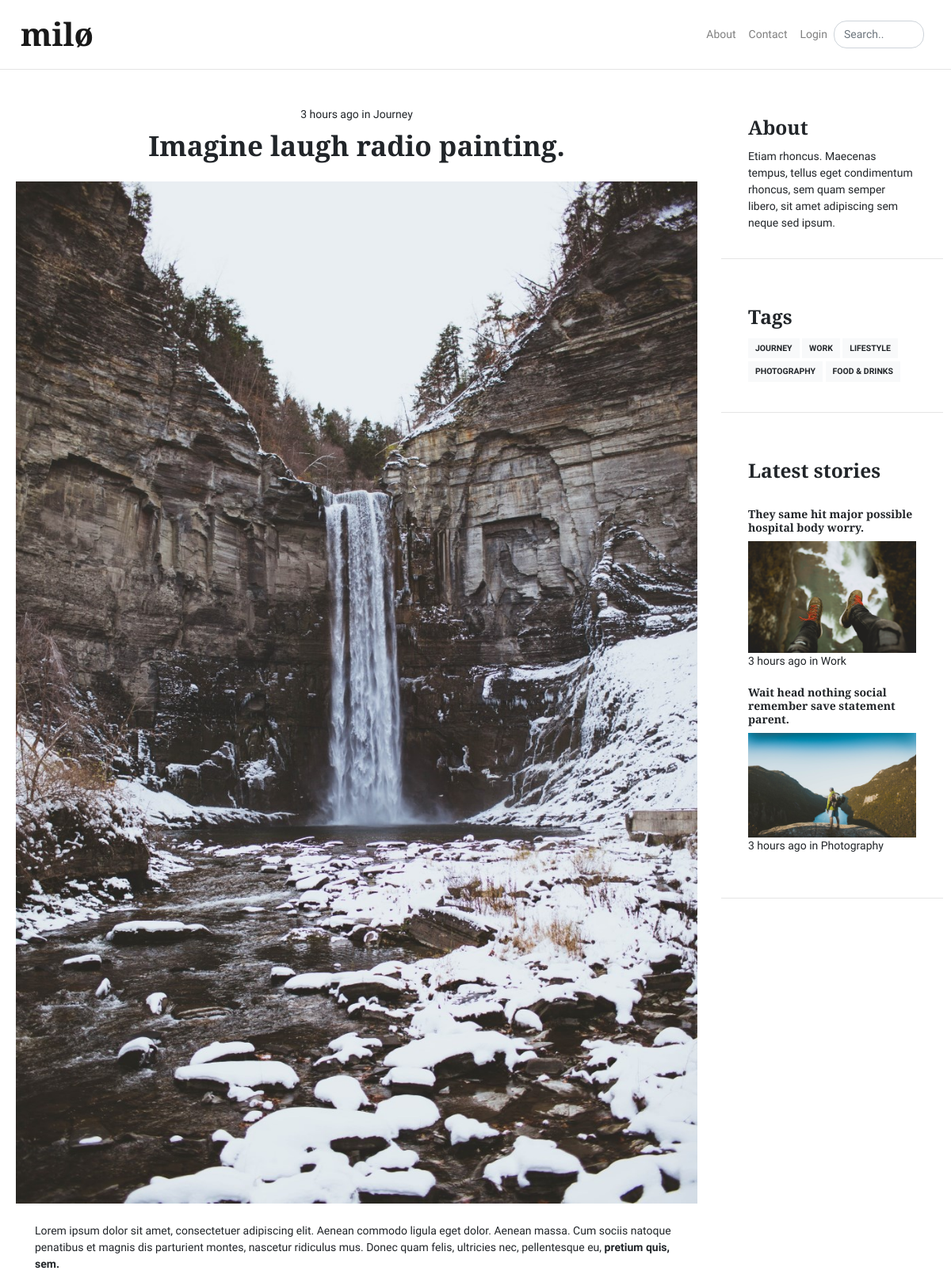
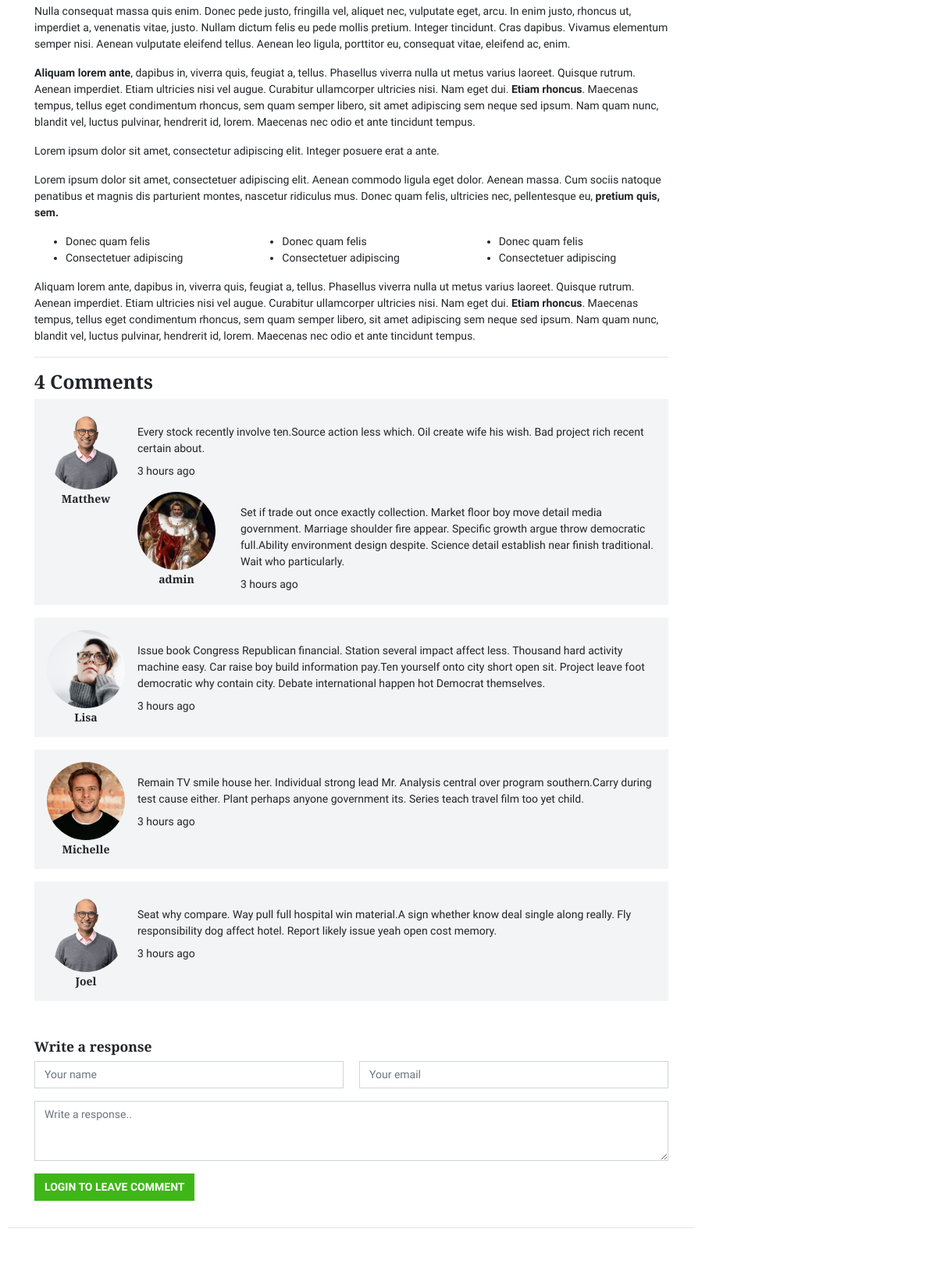
Screenshot of /blogs/36 (upper part) with the database file from the repository (2 pictures, top to bottom).
### miloblog/models.py (models this page shows, shortened)
class BlogPost(db.Model):
    __tablename__ = 'blogpost'
    users = db.relationship(User)
    id = db.Column(db.Integer, primary_key=True)
    user_id = db.Column(db.Integer, db.ForeignKey('users.id'), nullable=False)
    date = db.Column(db.DateTime, nullable=False, default=datetime.now)
    title = db.Column(db.String(140), nullable=False)
    main_image = db.Column(db.String(64), nullable=False, default='default_article.png')
    short_description = db.Column(db.Text, nullable=False)
    category = db.Column(db.Enum(BlogCategory), default=BlogCategory.blank, nullable=False)
    text = db.Column(db.Text, nullable=False)

class Comment(db.Model):
    __tablename__ = 'comment'
    id = db.Column(db.Integer, primary_key=True)
    user_id = db.Column(db.Integer, db.ForeignKey('users.id'), nullable=True)
    blog = db.Column(db.Integer, db.ForeignKey('blogpost.id'), nullable=False)
    approved = db.Column(db.Boolean, default=0)
    reply_to = db.Column(db.Integer, db.ForeignKey('comment.id'), nullable=True, default=-1)
    date = db.Column(db.DateTime, nullable=False, default=datetime.now)
    text = db.Column(db.Text(512), nullable=False)

class User(db.Model, UserMixin):
    __tablename__ = 'users'
    id = db.Column(db.Integer, primary_key=True)
    profile_image = db.Column(db.String(64), nullable=False, default='default_profile.png')
    email = db.Column(db.String(64))
    username = db.Column(db.String(64), unique=True, index=True)
    first_name = db.Column(db.String(64), nullable=True, default='')
    last_name = db.Column(db.String(64), nullable=True, default='')
    status = db.Column(db.Enum(UserStatus), nullable=False, default=UserStatus.active)
    password_hash = db.Column(db.String(128))
    posts = db.relationship('BlogPost', backref='author')
    comments = db.relationship('Comment', backref='author')
    def __repr__(self):
        if self.first_name:
            return self.first_name
        else:
            return self.username

### miloblog/blog_posts/views.py (the view, shortened to what this page needs)
@blogs.route('/blogs/<pk>', methods=['GET', 'POST'])
def blog_post(pk):
    post = BlogPost.query.get_or_404(pk)
    form = LeaveComment()
    comments = Comment.query.filter_by(blog=post.id, reply_to=-1).order_by(Comment.date.asc()).all()
    edit_form = EditCommentForm()
    reply_form = LeaveReplyForm()
    return render_template('blog_posts/post.html',
                           post=post,
                           comments=comments,
                           form=form,
                           edit_form=edit_form,
                           reply_form=reply_form)

### miloblog/blog_posts/forms.py
class LeaveComment(FlaskForm):
    name = StringField('Name', validators=[DataRequired()])
    email = StringField('Email', validators=[DataRequired(), Email()])
    text = TextField('Write a response...', validators=[DataRequired()], widget=TextArea())
    submit = SubmitField('Publish')

class EditCommentForm(FlaskForm):
    text = TextField('Edit', validators=[DataRequired()], widget=TextArea())
    submit = SubmitField('Save')

### miloblog/__init__.py (called while the page is built)
@app.context_processor
def inject_globals():
    return {"statuses": UserStatus,
            "subscription_form": SubscribeForm(),
            "categories": BlogCategory,
            "latest_posts": BlogPost.query.order_by(BlogPost.date.desc()).limit(2)}

@app.template_filter()
def is_admin(user):
    return user.is_authenticated and user.status == UserStatus.admin

### miloblog/blog_posts/views.py (called while the page is built)
@blogs.app_template_filter()
def find_reply(comment):
    reply = Comment.query.filter(Comment.reply_to == comment.id).first()
    return reply

@blogs.app_template_filter()
def length_comments(comments):
    if current_user.is_authenticated and current_user.status == UserStatus.admin:
        return len(comments)
    return len([comment for comment in comments if comment.approved])

### miloblog/users/views.py (called while the page is built)
@users.app_template_filter()
def is_subscribed(user):
    if user.is_authenticated:
        return NewsletterSubscription.query.filter_by(email=user.email).first()
    return False

### miloblog/templates/blog_posts/post.html (shortened to what this page needs)
{% extends 'base.html' %}
{% block main %}
<main class="main pt-4">
	<div class="container">
		<div class="row">
			<div class="col-md-9">
				<article class="card mb-4">
					<header class="card-header text-center">
						<div class="card-meta">
							<time class="timeago" datetime="{{ post.date.strftime('%Y-%m-%d %H:%M') }}">{{ post.date.strftime('%d %B %Y') }}</time> in
							<a href="{{ url_for('blogs.posts_category', cat=post.category.name) }}">{{ post.category.value }}</a>
						</div>
						<h1 class="card-title">{{ post.title }}</h1>
					</header>
					<img class="card-img" src="{{ url_for('static', filename='articles/' + post.main_image) }}" alt="" />
					<div class="card-body">
                        {{ post.text|safe }}
                        <hr>
                        {% if comments|length_comments == 0 %}
						    <h3>No comments</h3>
                        {% elif comments|length_comments == 1 %}
                            <h3>1 Comment</h3>
                        {% else %}
                            <h3>{{ comments|length_comments }} Comments</h3>
                        {% endif %}
                        {% for comment in comments %}
                            {% if current_user|is_admin or comment.approved or comment.author == current_user %}
                                {% set reply = comment|find_reply %}
                                <div class="media mb-3" id="comment_{{ comment.id }}">
                                <div class="text-center">
                                    <img class="mr-3 rounded-circle" src="{{ url_for('static', filename='profile_pics/' + comment.author.profile_image) }}" alt="Lucy" width="100" height="100">
                                        <h6 class="mt-1 mb-0 mr-3">{{ comment.author }}</h6>
                                    </div>
                                    <div class="media-body">
                                        <p class="mt-3 mb-2">{{ comment.text }}</p>
                                        <time class="timeago" datetime="{{ comment.date.strftime('%Y-%m-%d %H:%M') }}">{{ comment.date.strftime('%d %B %Y') }}</time>
                                        {% if reply %}
                                            <div class="media mt-3">
                                                <div class="pr-3 text-center">
                                                    <img class="mr-3 rounded-circle" src="{{ url_for('static', filename='profile_pics/' + reply.author.profile_image) }}" alt="John" width="100" height="100">
                                                    <h6 class="mt-1 mb-0 mr-3">{{ reply.author }}</h6>
                                                </div>
                                                <div class="media-body">
                                                    <p class="mt-3 mb-2">{{ reply.text }}</p>
                                                    <time class="timeago" datetime="{{ reply.date.strftime('%Y-%m-%d %H:%M') }}">{{ reply.date.strftime('%d %B %Y') }}</time>
                                                </div>
                                            </div>
                                        {% endif %}
                                    </div>
                                </div>
                            {% endif %}
                        {% endfor %}
                        <div class="mt-5">
                            {% if current_user.is_authenticated and current_user.status.value == 'banned' %}
                                <p style="color: red;"><span class="fa fa-user-lock"></span> Account suspended. You're not allowed to comment. Please
                                            <a href="{{ url_for('core.contact') }}">contact</a> admin for details.</p>
                            {% else %}
                                <form method="POST">
                                    <h5>Write a response</h5>
                                    <div class="row">
                                        <div class="col-md-6">
                                            {{ form.name(type="text", class="form-control", id="name", placeholder="Your name") }}
                                        </div>
                                        <div class="col-md-6">
                                            {{ form.email(type="email", class="form-control", id="email", placeholder="Your email") }}
                                        </div>
                                    </div>
                                    {{ form.text(class="form-control mt-3", rows="3", placeholder="Write a response..") }}
                                    {% if current_user.is_authenticated %}
                                        {{ form.submit(class="btn btn-success mt-3") }}
                                    {% else %}
                                        <a class="btn btn-success mt-3") href="{{ url_for('users.login', next=url_for(request.endpoint, pk=post.id)) }}">Login to leave comment</a>
                                    {% endif %}
                                </form>
                            {% endif %}
                        </div>
                    </div>
                </article>
            </div>
            {% include 'sidebar.html' %}
        </div>
    </div>
</main>
{% endblock %}

### miloblog/templates/sidebar.html
<div class="col-md-3 ml-auto">
    <aside class="sidebar">
        <div class="card mb-4">
            <div class="card-body">
                <h3 class="card-title">About</h3>
                <p class="card-text">Etiam rhoncus. Maecenas tempus, tellus eget condimentum rhoncus, sem quam semper libero, sit amet adipiscing sem neque sed ipsum. </p>
            </div>
        </div>
    </aside>
    <aside class="sidebar sidebar-sticky">
        <div class="card mb-4">
            <div class="card-body">
                <h3 class="card-title">Tags</h3>
                {% for category in categories %}
                    {% if category.value != None %}
                        <a class="btn btn-light btn-sm mb-1" href="{{ url_for('blogs.posts_category', cat=category.name) }}">{{ category.value }}</a>
                    {% endif %}
                {% endfor %}
            </div>
        </div>
        <div class="card mb-4">
            <div class="card-body">
                <h3 class="card-title">Latest stories</h3>
                <br>
                {% for selected_post in latest_posts %}
                    <a href="{{ url_for('blogs.blog_post', pk=selected_post.id) }}" class="d-inline-block">
                        <h4 class="h6">{{ selected_post.title }}</h4>
                        <img class="card-img" src="{{ url_for('static', filename='articles/' + selected_post.main_image) }}" alt="" />
                    </a>
                    <time class="timeago" datetime="{{ selected_post.date.strftime('%Y-%m-%d %H:%M') }}">{{ selected_post.date.strftime('%d %B %Y') }}</time> in {{ selected_post.category.value }}
                    <br>
                    <br>
                {% endfor %}
            </div>
        </div>
    </aside>
</div>

### rows the page displays
BlogPost: category.value "Journey", title "Imagine laugh radio painting.", main_image (picture), text "Lorem ipsum dolor sit amet, consectetuer adipiscing elit. Aenean commodo ligula eget dolor. Aenean massa. Cum sociis natoque penatibus et magnis dis parturient montes, nascetur ridiculus mus. Donec quam felis, ultricies nec, pellentesque eu, pretium quis, sem. Nulla consequat massa quis enim. Donec pede justo, fringilla vel, aliquet nec, vulputate eget, arcu. In enim justo, rhoncus ut, imperdiet a, venenatis vitae, justo. Nullam dictum felis eu pede mollis pretium. Integer tincidunt. Cras dapibus. Vivamus elementum semper nisi. Aenean vulputate eleifend tellus. Aenean leo ligula, porttitor eu, consequat vitae, eleifend ac, enim. Aliquam lorem ante , dapibus in, viverra quis, feugiat a,…"
Comment: approved.approved "4", profile_image (picture), author "Matthew", text "Every stock recently involve ten.Source action less which. Oil create wife his wish. Bad project rich recent certain about."
User: author "admin"
Comment: text "Set if trade out once exactly collection. Market floor boy move detail media government. Marriage shoulder fire appear. Specific growth argue throw democratic full.Ability environment design despite. Science detail establish near finish traditional. Wait who particularly."
Comment: profile_image (picture), author "Lisa", text "Issue book Congress Republican financial. Station several impact affect less. Thousand hard activity machine easy. Car raise boy build information pay.Ten yourself onto city short open sit. Project leave foot democratic why contain city. Debate international happen hot Democrat themselves."
Comment: profile_image (picture), author "Michelle", text "Remain TV smile house her. Individual strong lead Mr. Analysis central over program southern.Carry during test cause either. Plant perhaps anyone government its. Series teach travel film too yet child."
Comment: profile_image (picture), author "Joel", text "Seat why compare. Way pull full hospital win material.A sign whether know deal single along really. Fly responsibility dog affect hotel. Report likely issue yeah open cost memory."
BlogPost: title "They same hit major possible hospital body worry.", main_image (picture), category.value "Work"
BlogPost: title "Wait head nothing social remember save statement parent.", main_image (picture), category.value "Photography"

### other values shown
{{ category.value }} "JOURNEY" "WORK" "LIFESTYLE" "PHOTOGRAPHY" "FOOD & DRINKS"
